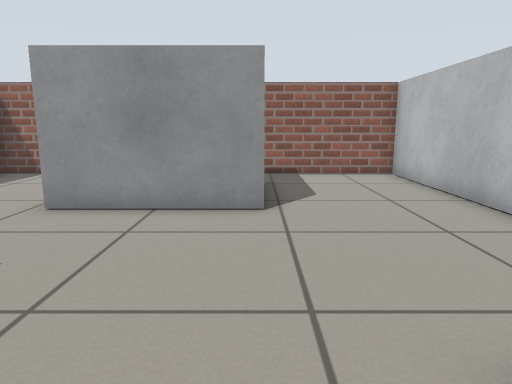
View 1 (above)

16 first-person views from a walk through a world built for the Gazebo simulator. The camera is 0.16 m above the floor, tilts 10° down and sees 70° across. The floor is counted in squares, 0.1 m on a side. Each view is taken from the middle of a square. On the plan, view 1 faces up. The plan holds only what a view shows up to about 16 squares ahead; the rest is blank.

View 2
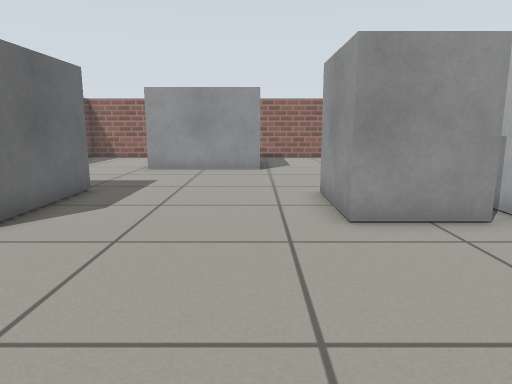

View 3
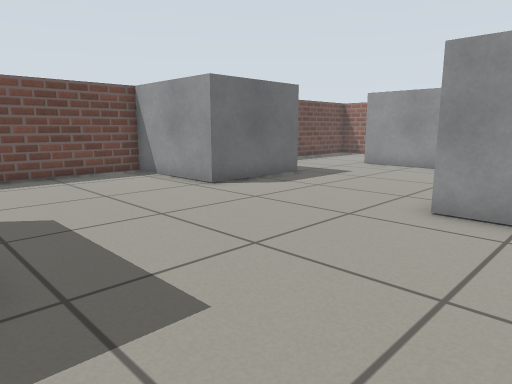

View 4
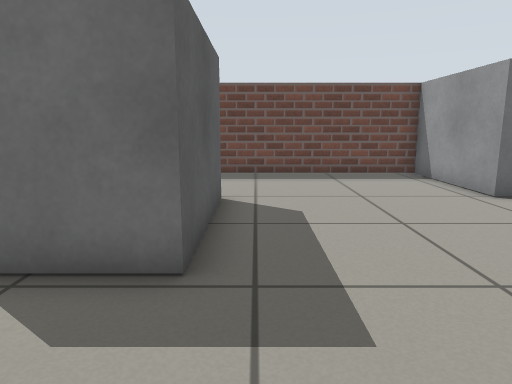

View 5
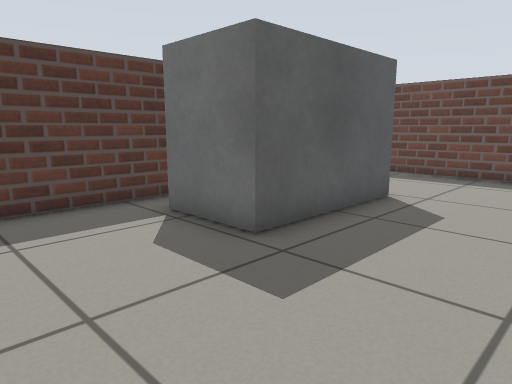

View 6
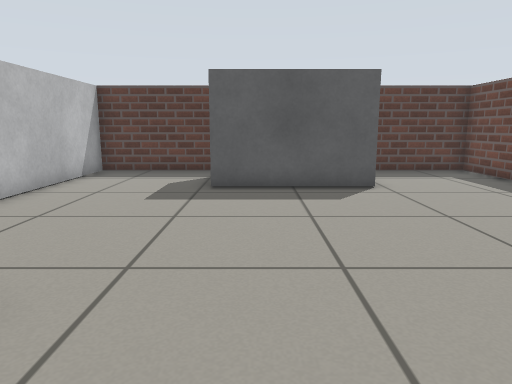

View 7
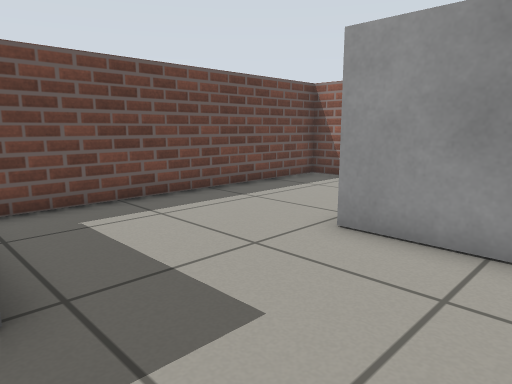

View 8
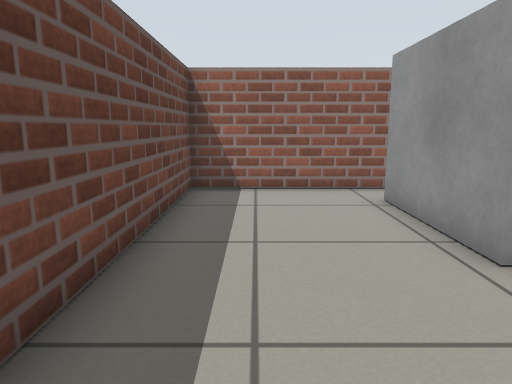

View 9
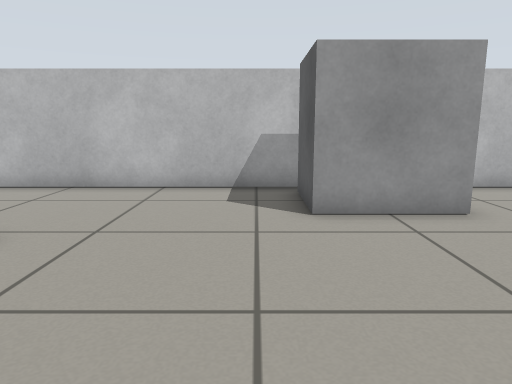

View 10
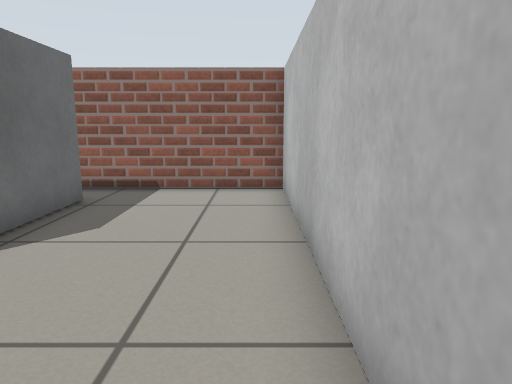

View 11
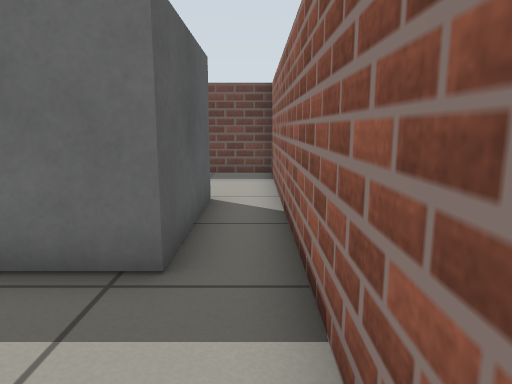

View 12
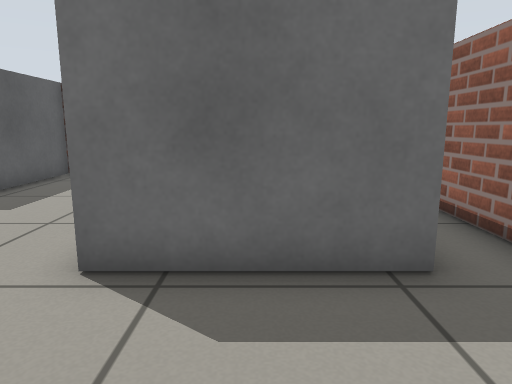

View 13
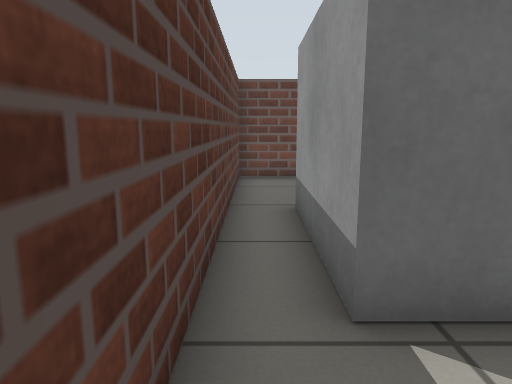

View 14
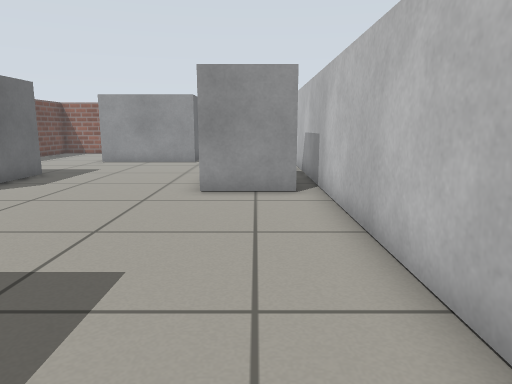

View 15
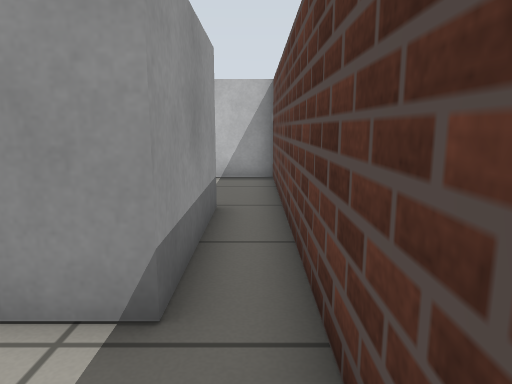

View 16
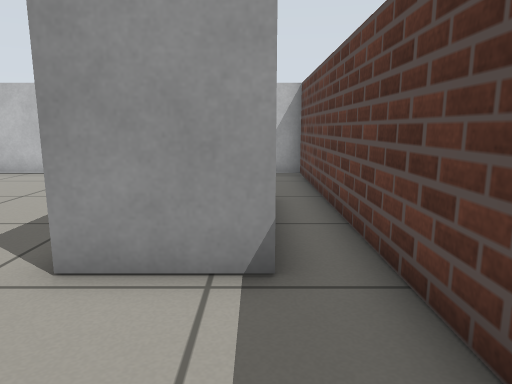

### Floor plan
Key: @ floor where view 1 was taken; # wall or solid block; . floor; B grey box.
Columns run from 9 left of view 1 to 5 right of it. Each row starts with its distance up from view 1.
 13 ###############
 12 #.............#
 11 #....BBBBB....#
 10 #....B   B....#
  9 #....B   B....#
  8 #....B   B....#
  7 #....BBBBB....#
  6 #.............#
  5 #.............#
  4 #.............#
  3 #.............#
  2 #BBBB......BBB#
  1     B......B  #
  0     B....@.B  #
 -1 #BBBB......BBB#
 -2 #.............#
 -3 #.............#
 -4 #.............#
 -5 #.............#
 -6 #.............#
 -7 #.............#
 -8 #....BBBBB....#
 -9 #....B   B....#
-10 #....BBBBB....#
-11 #.............#
-12 ###############

Positions as (right, up) in squares from view 1, and headings:
1: (0, 0), facing up
2: (0, -7), facing up
3: (4, -8), facing up-left
4: (4, -7), facing left
5: (4, -4), facing down-left
6: (-1, 2), facing down
7: (-1, 2), facing up-left
8: (-7, 3), facing up
9: (-5, 3), facing right
10: (4, 3), facing up
11: (4, 12), facing left
12: (4, 9), facing left
13: (3, -11), facing left
14: (3, -10), facing up
15: (-7, -11), facing right
16: (-8, -10), facing right
